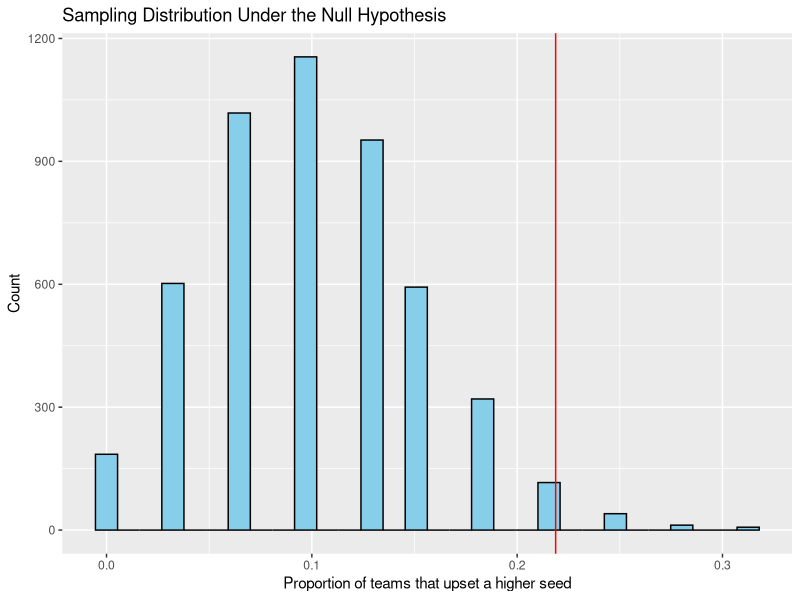

Reproduce this figure in R.
## ---- chunk 1
march_madness <- read.csv("538 Ratings.csv")

## ---- chunk 2
library(dplyr)
library(ggplot2)
library(tidyverse)
library(purrr)
## ---- chunk 3
# Filter for games from the 2023 tournament, specifically the first round (Round of 64)
# Count the total number of games played in this round
total_games <- march_madness |>
  filter(YEAR == 2023, ROUND == 64) |>
  nrow()
total_games # Output the total number of games
## ---- chunk 4
# Filter for lower-seeded teams (seed > 8) winning in earlier rounds
upsets <- march_madness |>
  filter(YEAR == 2023, ROUND < 64, SEED > 8) |>
  nrow()
upsets # Output the number of upsets
## ---- chunk 5
# Create a summary table to display results by seed group and outcome
march_madness |>
  filter(YEAR == 2023) |>
  filter(ROUND <= 64) |>
  mutate(RESULT = ifelse(ROUND < 64, "win", "loss")) |>
  mutate(seed_group = ifelse(SEED <= 8, "top", "bottom")) |>
  group_by(seed_group, RESULT) |>
  summarize(n())
# The upset rate is 0.21875 (7/32)
## ---- chunk 6
# upset rate drawn from the total number of games in round of 64, and the amount of games won by a team when their seed >= 8. See table above.
upset_rate <- upsets/total_games
upset_rate
  
## ---- chunk 7
# Define a function to simulate the upset ratio under the null hypothesis
random_choice <- function(num_teams) {
  # Simulate outcomes based on probabilities (90% lower, 10% higher)
  shuffled_seed <- sample(c("lower", "higher"), num_teams, replace = TRUE, prob = c(0.9, 0.1))
  # Calculate the proportion of higher seeds winning
  upset_ratio <- mean(shuffled_seed == "higher")
  return(upset_ratio)
}
## ---- chunk 8
# Set seed for reproducibility
set.seed(47)

# Number of simulations
num_exper <- 5000

# Generate null distribution using the simulation function
null_distribution <- map_dbl(1:num_exper, ~ random_choice(total_games))
## ---- chunk 9
# Calculate the p-value
# Proportion of simulated upset rates greater than or equal to the observed upset rate
p_value <- sum(null_distribution >= upset_rate) / num_exper
p_value # Output the p-value
## ---- chunk 10
# Plot the null distribution with the observed upset rate
ggplot(data.frame(null_distribution), aes(x = null_distribution)) + 
  geom_histogram(bins = 30, color = "black", fill = "skyblue") +
  geom_vline(xintercept = upset_rate, color = "red") + # Mark the observed upset rate
  labs(x = "Proportion of teams that upset a higher seed", 
       y = "Count",
       title = "Sampling Distribution Under the Null Hypothesis")
